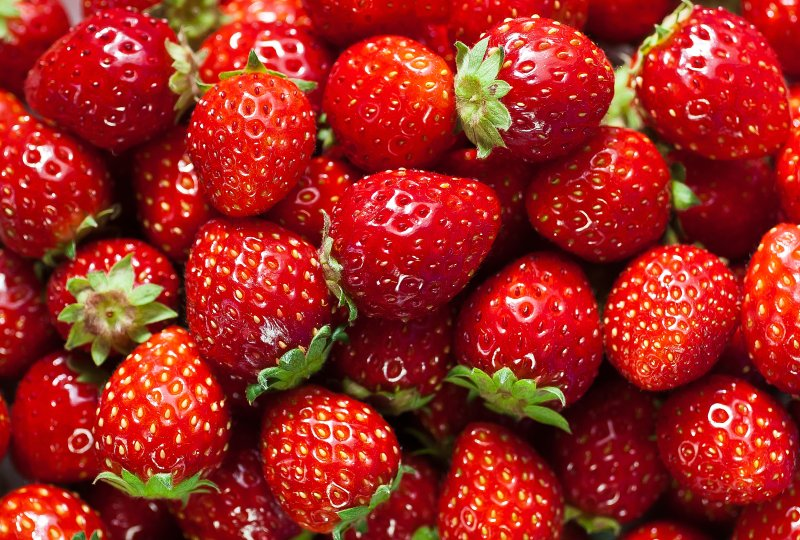
#> input picture test.jpg, 800 x 540 px
$ jupyter execute driver.ipynb
#> lines starting #> are read from the running program, lines starting #| are printed output that depends on the picture; after the words box and inside, x2 and y2 are one past the last pixel; in counts of white or black regions, pixels touching at a corner belong together
### converters.py
import numpy as np

def color_to_grayscale(I):

    h, w, _ = I.shape

    I_bar = np.zeros((h,w), dtype=np.uint8)

    for i in range(h):
        for j in range(w):

            r, g, b = I[i, j]

            I_bar[i,j] = 0.2989 * r + 0.5870 * g + 0.1140 * b

    return I_bar

### histogram.py
import numpy as np

def threshold_binary(I, threshold_value):
    h, w = I.shape

    I_bar = np.zeros((h,w), dtype=np.uint8)

    for i in range(h):
        for j in range(w):
            if I[i,j] > threshold_value:
                I_bar[i,j] = 1

    return I_bar

# [15 lines left out: function threshold_intensity, not called in this run]


def threshold(I, threshold_value, mode):

    if mode == "BINARY":
        return threshold_binary(I, threshold_value)

    if mode == "TOZERO":
        return threshold_intensity(I, threshold_value)

    if mode == "TOZERO_INV":
        return threshold_intensity(I, threshold_value, invert=True)

    return I

### filtering.py
import numpy as np

def pad(M, padd_width, mode='fill_neighbour', axis=[0,1]):
    r, c = M.shape

    if isinstance(padd_width, list):
        padd_width_r = padd_width['r']
        padd_width_c = padd_width['c']
    else:
        padd_width_r = padd_width
        padd_width_c = padd_width

    if 0 in axis:
        M_bar_r = r + padd_width_r  * 2
    else:
        padd_width_r = 0
        M_bar_r = r

    if 1 in axis:
        M_bar_c = c + padd_width_c  * 2
    else:
        padd_width_c = 0
        M_bar_c = c

    M_bar = np.zeros((M_bar_r, M_bar_c))
    r_bar, c_bar = M_bar.shape

    # print(M_bar.shape, r, c, padd_width_r, padd_width_c, M_bar)

    for i in range(r):
        for j in range(c):
            M_bar[i + padd_width_r, j + padd_width_c] = M[i, j]


    if 0 in axis:
        for i in reversed(range(padd_width_r)):
            for j in range(c):
                offset = j + padd_width_c
                # print(i , offset, " : ", M_bar[i, offset], M_bar[i, offset])
                M_bar[i, offset] = M_bar[i + 1, offset]


        for i in range(padd_width_r):
            i_offset = i + r + padd_width_r
            for j in range(c):
                j_offset = j + padd_width_c
                # print(i_offset , j_offset, " : ", M_bar[i_offset, j_offset], M_bar[i_offset - 1, j_offset])
                M_bar[i_offset, j_offset] = M_bar[i_offset - 1, j_offset]

    if 1 in axis:
        for i in reversed(range(padd_width_c)):
            for j in range(r):
                # print(i , j , " : ", M_bar[j, i], M_bar[j , i + 1 ])
                M_bar[j, i] = M_bar[j , i + 1 ]

        for i in range(padd_width_c):
            i_offset = i + c + padd_width_c
            for j in range(r):
                # print(i_offset , j , " : ", M_bar[j, i_offset], M_bar[j , i_offset - 1 ])
                M_bar[j, i_offset] = M_bar[j , i_offset - 1 ]

    return M_bar


def konv(I, M, padding_mode='zeros', mode="full"):

    # M = np.flip(M)
    r, c = I.shape
    mr, mc = M.shape
    padd_width_r = mr // 2
    padd_width_c = mc // 2

    if mode == "full":
        result = np.zeros((r , c ))
        if mr != mc:
            width = padd_width_r if padd_width_r > padd_width_c else padd_width_c
            axis = [0] if padd_width_r > padd_width_c else [1]
            I_pad = pad(I, width, axis=axis)
        else:
            I_pad = pad(I, padd_width_r)
        loop_r = r
        loop_c = c

    if mode == "valid":
        result = np.zeros((r - padd_width_r * 2, c - padd_width_c * 2))
        I_pad = I
        loop_r = r - padd_width_r * 2
        loop_c = c - padd_width_c * 2

    for i in range(loop_r):
        for j in range(loop_c):

            sum = 0
            center_i = i + padd_width_r
            center_j = j + padd_width_c

            for k in range(mr):
                for l in range(mc):

                    patch_i = center_i - padd_width_r
                    patch_j = center_j - padd_width_c
                    sum = sum + (M[k, l] * I_pad[patch_i + k , patch_j + l])

            result[i, j] = sum

    min = np.min(result)
    max = np.max(result)

    return (result - min) * 255 / (max - min)


def gaussian(dimensions, sd):
    G = np.zeros((dimensions,dimensions))
    r, c = G.shape
    middle = dimensions // 2
    for i in range(r):
        for j in range(c):
            x = i - middle
            y = j - middle
            G[i,j] = (1 / (2 * 3.14 * sd**2)) * np.exp(-((x**2 + y**2 ) / (2 * sd**2)))
    return G


### driver.ipynb
[cell 1]
import imageio.v3 as io
import matplotlib.pyplot as plt

[cell 2]
from converters import color_to_grayscale
from histogram import threshold
from filtering import konv, gaussian

[cell 3]
img = io.imread("test.jpg")
#> img is the input picture: shape (540, 800, 3); mean R, G, B 161.2, 39.7, 31.9
plt.imshow(img)

[cell 4]
grayscale = color_to_grayscale(img)
#> after the loop in color_to_grayscale, `for i in range(h):`:
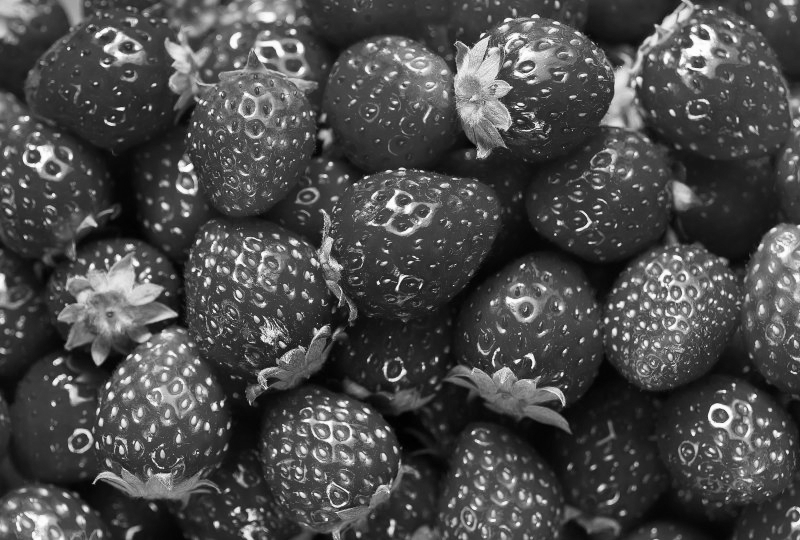
#> I_bar: shape (540, 800); min 0, max 254, mean 74.6
plt.imshow(grayscale, cmap="gray")

[cell 5]
segmented = threshold(grayscale, 50, "BINARY")
#> after the loop in threshold_binary, `for i in range(h):`:
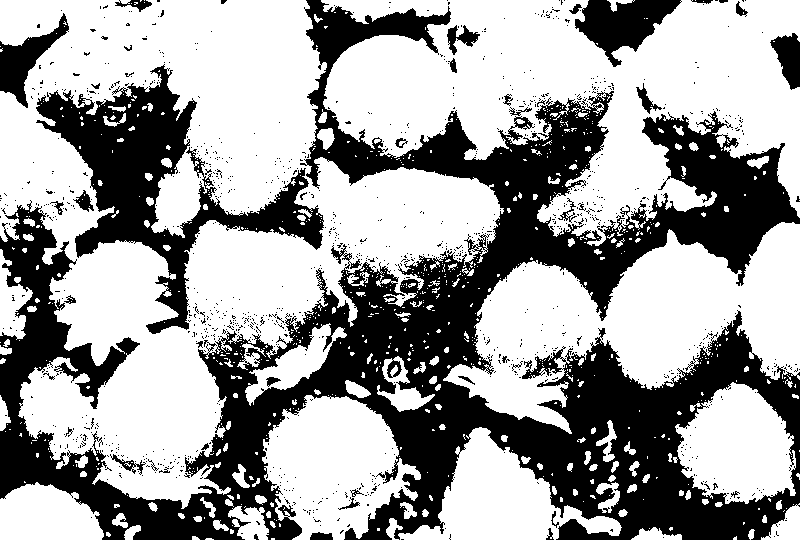
#> I_bar: shape (540, 800); values 0 (black) and 1 (white), 62.6% white; 1124 black regions (1081 under 20 px), largest, box (x1, y1, x2, y2) and area: (0, 0, 800, 540) 129204, (36, 64, 324, 334) 20193, (575, 0, 682, 67) 3611
plt.imshow(segmented, cmap="gray")

[cell 6]
plt.imshow(grayscale, cmap="gray")

[cell 7]
blur_filter = gaussian(5,2)
print("Gaussian filter: ", blur_filter)
fitered = konv(grayscale, blur_filter, )
#> after the loop in pad, `for i in range(r):`:
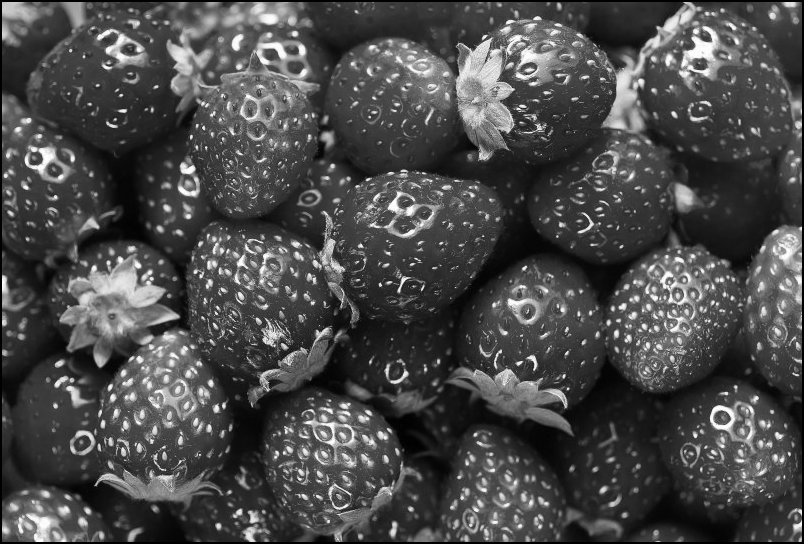
#> M_bar: shape (544, 804) float64; min 0, max 254, mean 73.7
#> after the loop in pad, `for i in reversed(range(padd_width_r)):`:
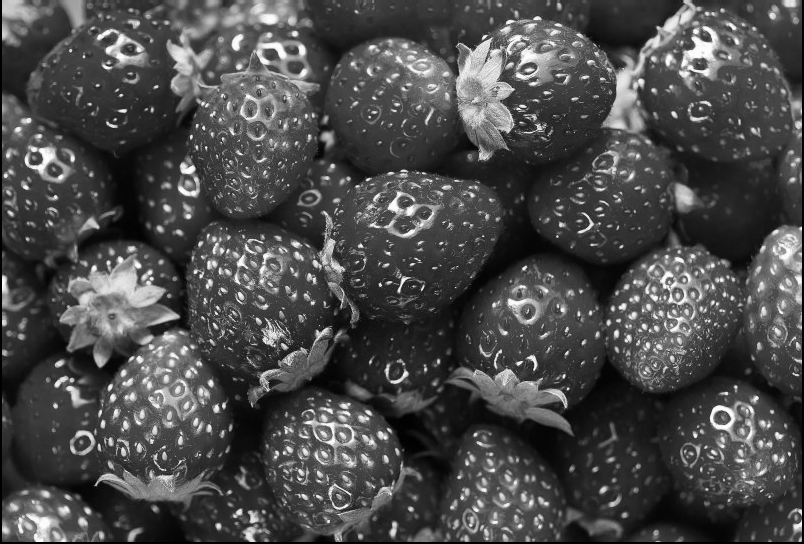
#> M_bar: shape (544, 804) float64; 0.37% of pixels changed, all inside (x1, y1, x2, y2) = (2, 0, 802, 2)
#> after the loop in pad, `for i in range(padd_width_r):`:
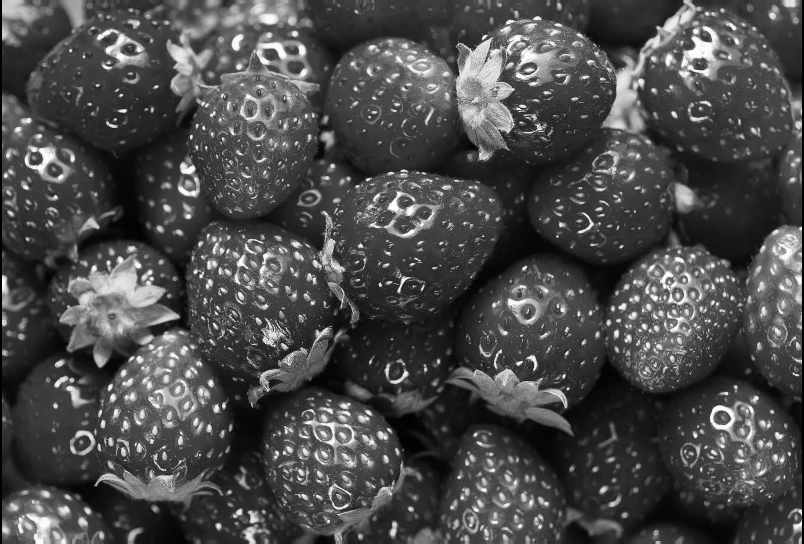
#> M_bar: shape (544, 804) float64; 0.37% of pixels changed, all inside (x1, y1, x2, y2) = (2, 542, 802, 544)
#> after the loop in pad, `for i in reversed(range(padd_width_c)):`:
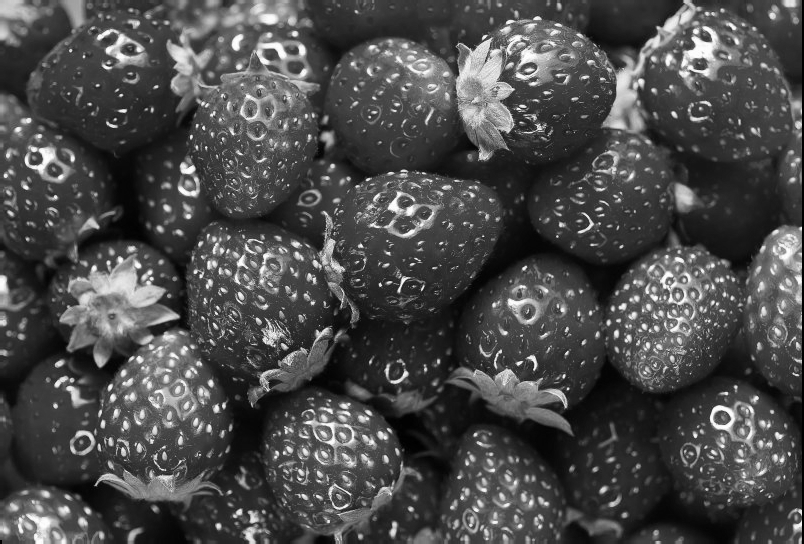
#> M_bar: shape (544, 804) float64; 0.25% of pixels changed, all inside (x1, y1, x2, y2) = (0, 0, 2, 540)
#> after the loop in pad, `for i in range(padd_width_c):`:
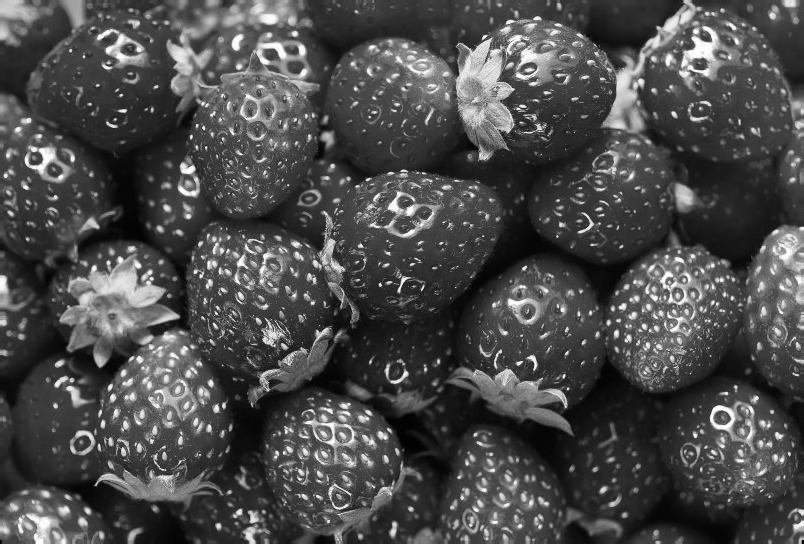
#> M_bar: shape (544, 804) float64; 0.25% of pixels changed, all inside (x1, y1, x2, y2) = (802, 0, 804, 540)
#> after the loop in konv, `for i in range(loop_r):`:
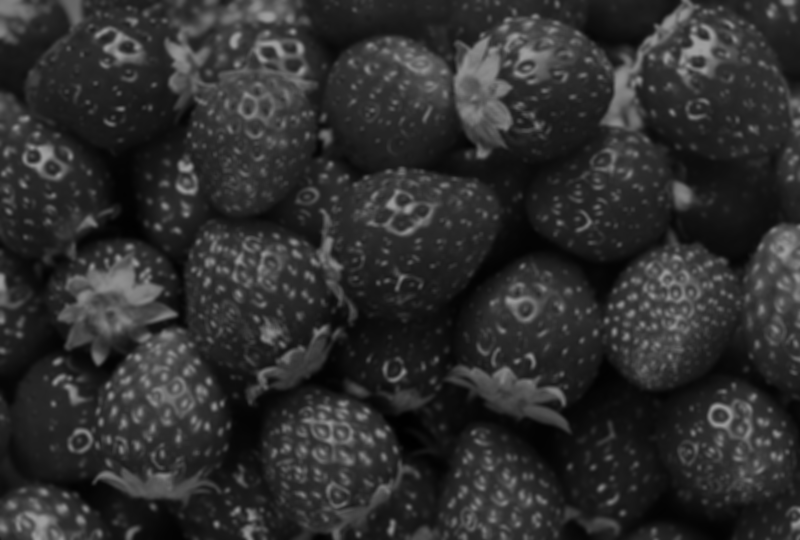
#> result: shape (540, 800) float64; min 0.62, max 158.9, mean 47
#> in konv, `min = np.min(result)`: min = 0.62
#> in konv, `max = np.max(result)`: max = 158.9
#> in konv, `return (result - min) * 255 / (max - min)`:
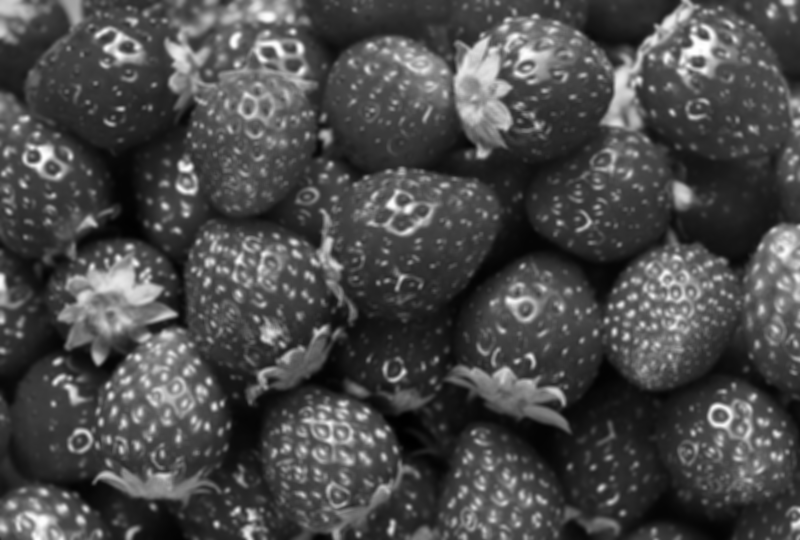
#> returned value: shape (540, 800) float64; min 0, max 255, mean 74.7
plt.imshow(fitered, cmap="gray")
